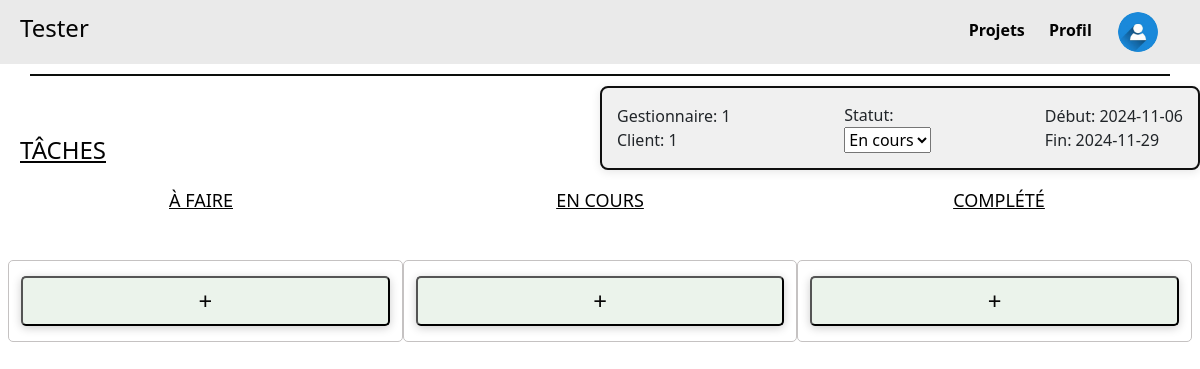
Before: /projet/2 with the older database file.
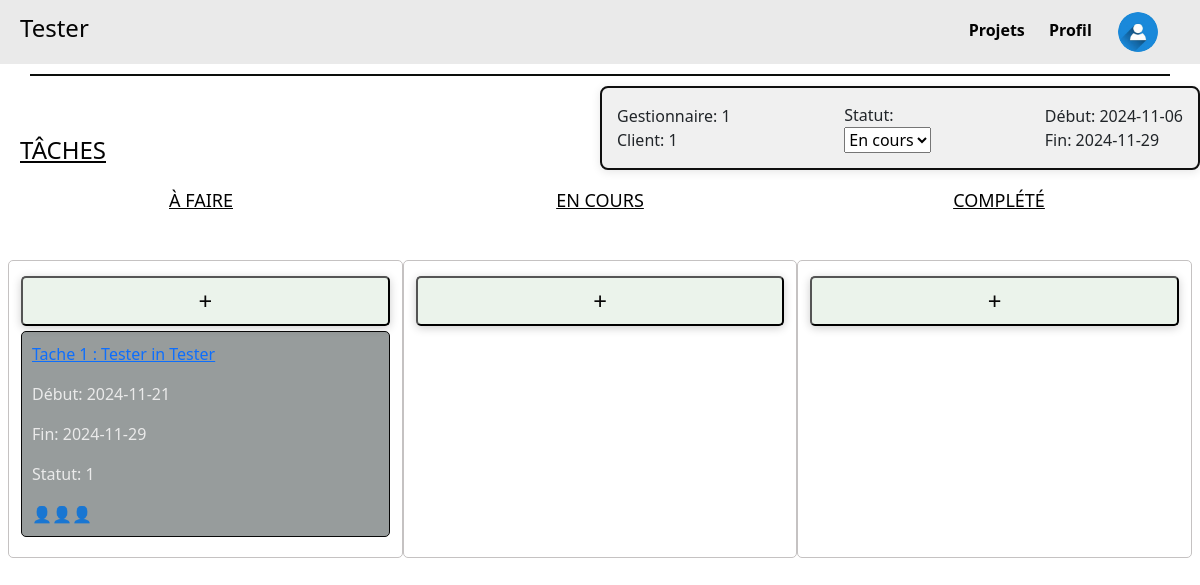
After: the same page with the newer database file.
### tables this page shows
CREATE TABLE Projet_proj (
    proj_id INTEGER PRIMARY KEY,
    proj_clnt_id INTEGER NOT NULL,
    proj_etat_etat INTEGER NOT NULL,
    proj_emp_id INTEGER NOT NULL,
    proj_nom TEXT NOT NULL,
    proj_dateDebut DATE,
    proj_dateFin DATE,
    proj_isTemplate BOOLEAN,
    FOREIGN KEY (proj_clnt_id) REFERENCES Client_clnt(clnt_id),
    FOREIGN KEY (proj_etat_etat) REFERENCES Etat_etat(etat_id),
    FOREIGN KEY (proj_emp_id) REFERENCES Employee_emp(emp_id)
);

CREATE TABLE Tache_tch (
    tch_id INTEGER PRIMARY KEY,
    tch_proj_id INTEGER NOT NULL,
    tch_etat_etat INTEGER NOT NULL,
    tch_parent INTEGER,
    tch_nom TEXT NOT NULL,
    tch_dateDebut DATE,
    tch_dateFin DATE,
    FOREIGN KEY (tch_proj_id) REFERENCES Projet_proj(proj_id),
    FOREIGN KEY (tch_etat_etat) REFERENCES Etat_etat(etat_id),
    FOREIGN KEY (tch_parent) REFERENCES Tache_tch(tch_id)
);

### main.py (the view)
@app.route('/projet/<int:id>', methods=['GET'])
def projet(id):
    conn = get_db()
    cursor = conn.cursor()
    cursor.execute("SELECT * FROM Projet_proj WHERE proj_id = ?", (id,))
    projet = cursor.fetchone()
    if not projet:
        conn.close()
        return "Projet non trouvé", 404
    cursor.execute("SELECT * FROM Tache_tch WHERE tch_proj_id = ?", (id,))
    taches = cursor.fetchall()
    conn.close()
    return render_template('projet.html', projet=projet, taches=taches)

### main.py (called while the page is built)
def get_db():                           #connexion à la base de données
    conn = sqlite3.connect(DB)
    conn.row_factory = sqlite3.Row  # Allows us to access rows by column name
    return conn

### templates/projet.html (shortened to what this page needs)
<!DOCTYPE html>
<html lang="fr">
  <head>
    <link rel="stylesheet" href="../static/css/style.css" />
    <link
      href="https://cdn.jsdelivr.net/npm/bootstrap@5.3.3/dist/css/bootstrap.min.css"
      rel="stylesheet"
    />
  </head>
  <body>
    <div class="header">
      <h4>{{ projet[4] }}</h4>
      <div class="menu">
        <a href="{{ url_for('listeProjets') }}" class="highlight-link"
          >Projets</a
        >
        <a href="{{ url_for('profil') }}" class="highlight-link">Profil</a>
        <a href="#" class="user-icon">
          <img
            src="../static/images/icon_utiliateur.jpg"
            alt="User Icon"
            width="40"
            height="40"
          />
        </a>
      </div>
    </div>
    <div class="divider"></div>
    <h4 class="taches">TÂCHES</h4>
    <div class="project-details">
      <div class="part1">
        <p>Gestionnaire: {{ projet[3] }}</p>
        <p>Client: {{ projet[1] }}</p>
      </div>
      <div class="part2">
        <label for="status">Statut:</label>
        <select id="status">
          <option value="en_cours">En cours</option>
        </select>
      </div>
      <div class="part3">
        <p>Début: {{ projet[5] }}</p>
        <p>Fin: {{ projet[6] }}</p>
      </div>
    </div>
    <div class="task-status">
      <h4 class="A_faire">À FAIRE</h4>
      <h4 class="en_cours">EN COURS</h4>
      <h4 class="complete">COMPLÉTÉ</h4>
    </div>
    <div class="tasks-container row">
      <div
        class="column col-12 col-md-4"
        ondrop="drop(event)"
        ondragover="allowDrop(event)"
      >
        <button class="add-button" onclick="showTaskForm()">+</button>
        {% for tache in taches %}
        <div class="task" id="task1" draggable="true" ondragstart="drag(event)">
          <a href="{{ url_for('tache', id=tache[0]) }}">
            <p>{{ tache[4] }}</p>
          </a>
          <p>Début: {{ tache[5] }}</p>
          <p>Fin: {{ tache[6] }}</p>
          <p>Statut: {{ tache[2] }}</p>
          <div class="icons">👤👤👤</div>
        </div>
        {% endfor %}
      </div>
      <div
        class="column col-12 col-md-4"
        ondrop="drop(event)"
        ondragover="allowDrop(event)"
      >
        <button class="add-button" onclick="showTaskForm()">+</button>
      </div>
      <div
        class="column col-12 col-md-4"
        ondrop="drop(event)"
        ondragover="allowDrop(event)"
      >
        <button class="add-button" onclick="showTaskForm()">+</button>
      </div>
    </div>
  </body>
</html>

### static/css/style.css (style rules this page uses)
body { font-family: Arial, sans-serif; margin: 0; padding: 0; background: #eaeaea; background-size: cover; }
.header { display: flex; justify-content: space-between; align-items: center; background-color: #eaeaea; padding: 10px 20px; color: #030303; }
.divider { width: 95%; height: 2px; background-color: #0c0e0c; margin: 10px auto; }
.taches { position: absolute; left: 20px; margin-top: 50px; text-decoration: underline; color: #030303; }
.add-button { width: 100%; height: 50px; background-color: #ebf3eb; color: rgb(7, 6, 6); font-size: 24px; border-radius: 5px; cursor: pointer; margin-top: 5px; box-shadow: 0 2px 10px rgba(0, 0, 0, 0.2); margin-bottom: 5px; }
.highlight-link { position: relative; text-decoration: none; color: #a80c67; padding: 5px 0; }
.menu a { margin-right: 20px; text-decoration: none; color: #020202; font-weight: bold; }
.user-icon { display: inline-block; font-size: 20px; border: 2px solid transparent; background-color: transparent; border-radius: 50%; margin-top: auto; vertical-align: middle; border-radius: 100%; overflow: hidden; margin: 0; padding: 0; }
.project-details { top: 20px; right: 20px; width: 90%; margin-left: auto; max-width: 600px; background-color: #f0f0f0; border: 2px solid #0f0f0f; border-radius: 8px; padding: 15px; box-shadow: 0 2px 10px rgba(3, 3, 3, 0.1); display: flex; justify-content: space-between; align-items: center; }
.part1, .part2, .part3 { display: flex; flex-direction: column; }
.part1 p, .part2 p, .part3 p { margin: 0; }
.column { width: 100%; background-color: transparent; padding: 10px; border: 1px solid #c5c2c2; border-radius: 5px; margin-bottom: 20px; }
.task { background-color: #979c9c; padding: 10px; margin-bottom: 10px; border-radius: 5px; border: 1px solid #080808; color:#eaeaea; }
.icons { display: flex; justify-content: flex-start; }
.task-status { display: flex; justify-content: space-evenly; margin-bottom: 20px; flex-wrap: wrap; }
.A_faire, .en_cours, .complete { margin-top: 20px; font-size: 18px; color: #020202; text-decoration: underline; text-align: center; width: 100%; }
@media (min-width: 576px) { .A_faire, .en_cours, .complete { width: auto; } }
.tasks-container { display: flex; flex-wrap: wrap; justify-content: space-between; padding: 20px; }
@media (min-width: 768px) { .A_faire, .en_cours, .complete { width: 33%; } }

Changed rows visible on the page:
added Tache_tch: tch_nom "Tache 1 : Tester in Tester", tch_dateDebut "2024-11-21", tch_dateFin "2024-11-29", tch_etat_etat "1"
